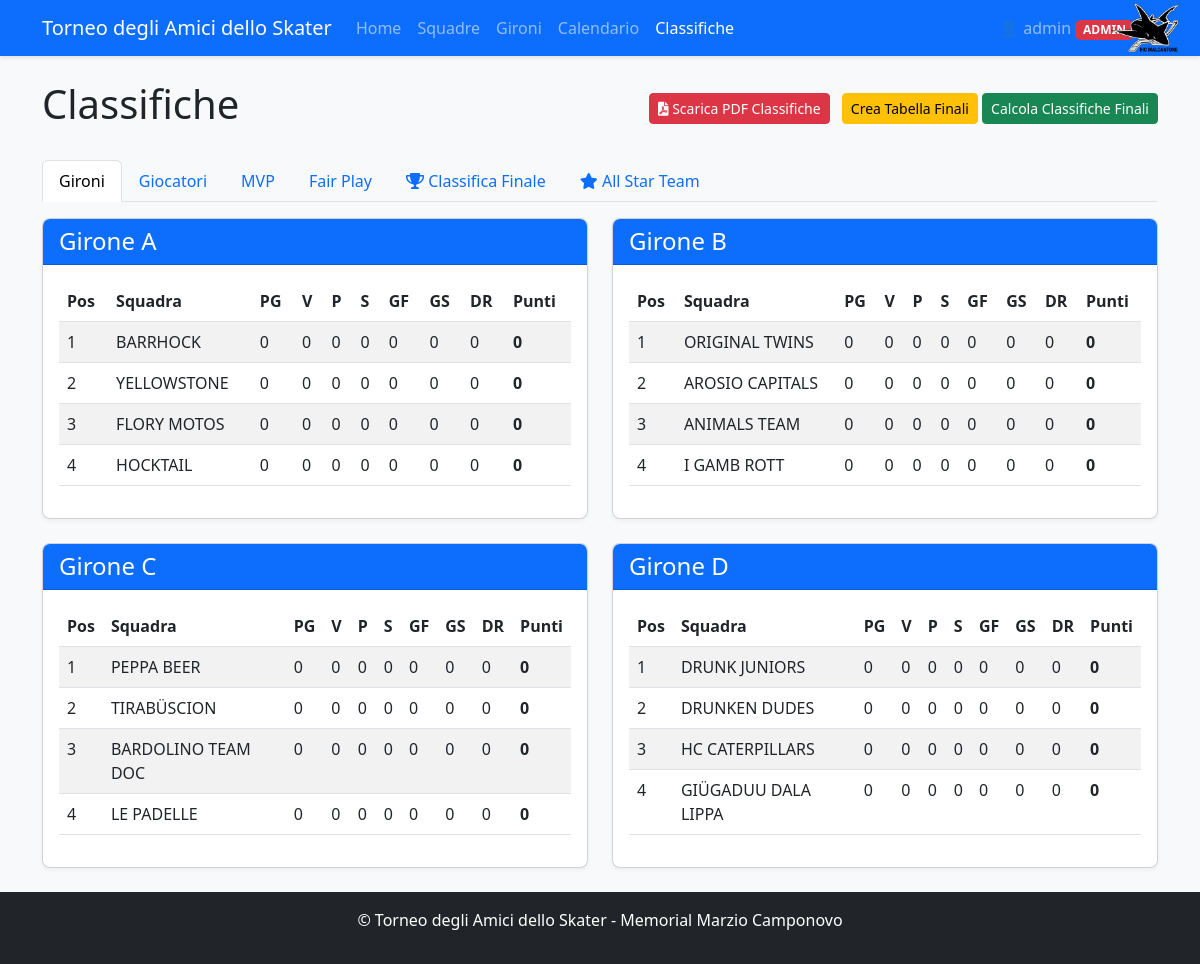
The page /standings (signed in) on the database as committed earlier.
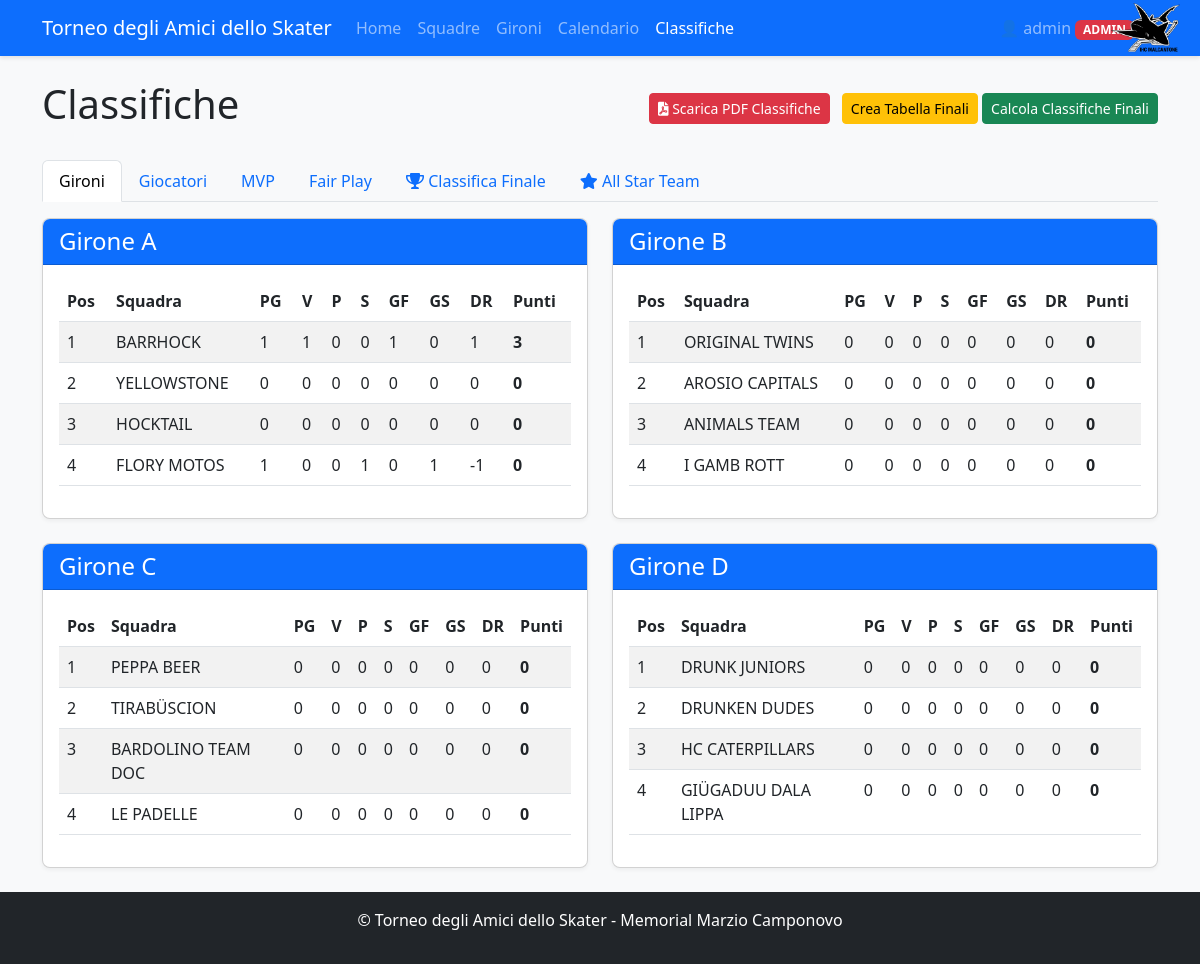
The same page on the database as committed later.
### app.py (models this page shows, shortened)
class User(UserMixin, db.Model):
    id = db.Column(db.Integer, primary_key=True)
    username = db.Column(db.String(80), unique=True, nullable=False)
    password_hash = db.Column(db.String(200), nullable=False)
    role = db.Column(db.String(20), default='user')  # 'user' o 'admin'
    created_at = db.Column(db.DateTime, default=datetime.utcnow)
    def is_admin(self):
        return self.role == 'admin'

class Team(db.Model):
    id = db.Column(db.Integer, primary_key=True)
    name = db.Column(db.String(100), nullable=False, unique=True)
    group = db.Column(db.String(1))  # A, B, C, or D
    group_order = db.Column(db.Integer, default=0)  # NUOVO CAMPO per l'ordinamento nel girone
    players = db.relationship('Player', backref='team', lazy=True)
    matches = db.relationship(
        'Match',
        primaryjoin="or_(Team.id == Match.team1_id, Team.id == Match.team2_id)",
        lazy=True,
        overlaps="team1,team2"
    )
    wins = db.Column(db.Integer, default=0)
    losses = db.Column(db.Integer, default=0)
    draws = db.Column(db.Integer, default=0)
    goals_for = db.Column(db.Integer, default=0)
    goals_against = db.Column(db.Integer, default=0)
    points = db.Column(db.Integer, default=0)
    @property
    def goal_difference(self):
        return self.goals_for - self.goals_against
    @property
    def games_played(self):
        return self.wins + self.losses + self.draws

### app.py (the view, shortened to what this page needs)
@app.route('/standings')
@login_required
def standings():
    group_standings = {}
    for group in ['A', 'B', 'C', 'D']:
        teams = Team.query.filter_by(group=group).order_by(
            Team.points.desc(),
            (Team.goals_for - Team.goals_against).desc(),
            Team.goals_for.desc(),
            Team.group_order
        ).all()
        group_standings[group] = teams
    try:
        if db.inspect(db.engine).has_table('player_match_stats'):
            from sqlalchemy import func
            top_scorers_query = db.session.query(
                Player,
                func.sum(PlayerMatchStats.goals).label('total_goals'),
                func.count(PlayerMatchStats.match_id).label('total_matches'),
                func.sum(PlayerMatchStats.assists).label('total_assists')
            ).join(PlayerMatchStats).filter(
                PlayerMatchStats.is_removed == False  # NUOVA CONDIZIONE
            ).group_by(Player.id).having(
                func.sum(PlayerMatchStats.goals) > 0
            ).order_by(
                func.sum(PlayerMatchStats.goals).desc(),        # 1° criterio: più gol
                func.count(PlayerMatchStats.match_id).asc(),    # 2° criterio: meno partite
                func.sum(PlayerMatchStats.assists).desc()       # 3° criterio: più assist
            ).limit(10)
            top_scorers = []
            for player, total_goals, total_matches, total_assists in top_scorers_query:
                player.display_goals = total_goals
                player.display_matches = total_matches
                player.display_assists_for_ranking = total_assists
                top_scorers.append(player)
            top_assists_query = db.session.query(
                Player,
                func.sum(PlayerMatchStats.assists).label('total_assists'),
                func.count(PlayerMatchStats.match_id).label('total_matches'),
                func.sum(PlayerMatchStats.goals).label('total_goals')
            ).join(PlayerMatchStats).filter(
                PlayerMatchStats.is_removed == False  # NUOVA CONDIZIONE
            ).group_by(Player.id).having(
                func.sum(PlayerMatchStats.assists) > 0
            ).order_by(
                func.sum(PlayerMatchStats.assists).desc(),      # 1° criterio: più assist
                func.count(PlayerMatchStats.match_id).asc(),    # 2° criterio: meno partite
                func.sum(PlayerMatchStats.goals).desc()         # 3° criterio: più gol
            ).limit(10)
            top_assists = []
            for player, total_assists, total_matches, total_goals in top_assists_query:
                player.display_assists = total_assists
                player.display_matches = total_matches
                player.display_goals_for_ranking = total_goals
                top_assists.append(player)
            most_penalties_query = db.session.query(
                Player,
                func.sum(PlayerMatchStats.penalties).label('total_penalties')
            ).join(PlayerMatchStats).filter(
                PlayerMatchStats.is_removed == False  # NUOVA CONDIZIONE
            ).group_by(Player.id).having(
                func.sum(PlayerMatchStats.penalties) > 0
            ).order_by(func.sum(PlayerMatchStats.penalties).desc()).limit(10)
            most_penalties = []
            for player, total_penalties in most_penalties_query:
                player.display_penalties = total_penalties
                most_penalties.append(player)
            best_player_awards = get_best_player_awards()
    except Exception as e:
        print(f"Errore nelle statistiche: {e}")
        top_scorers = []
        top_assists = []
        most_penalties = []
        best_player_awards = []
    fair_play_ranking = get_fair_play_ranking()
    has_final_rankings = False
    try:
        if db.inspect(db.engine).has_table('final_ranking'):
            has_final_rankings = FinalRanking.query.count() > 0
        else:
            print("⚠️ Tabella final_ranking non trovata")
    except Exception as e:
        print(f"❌ Errore nel controllo final_ranking: {e}")
        has_final_rankings = False
    final_rankings = FinalRanking.query.order_by(FinalRanking.final_position).all()
    selections = AllStarTeam.query.all()
    all_star_data = {
        'Tesserati': {
            'Portiere': None,
            'Difensore_1': None,
            'Difensore_2': None,
            'Attaccante_1': None,
            'Attaccante_2': None
        },
        'Non Tesserati': {
            'Portiere': None,
            'Difensore_1': None,
            'Difensore_2': None,
            'Attaccante_1': None,
            'Attaccante_2': None
        }
    }
    teams = Team.query.order_by(Team.name).all()
    return render_template('standings.html',
                          group_standings=group_standings,
                          top_scorers=top_scorers,
                          top_assists=top_assists,
                          most_penalties=most_penalties,
                          best_player_awards=best_player_awards,
                          fair_play_ranking=fair_play_ranking,
                          has_final_rankings=has_final_rankings,
                          final_rankings=final_rankings,
                          teams=teams,
                          all_star_data=all_star_data)

### templates/standings.html (shortened to what this page needs)
<!DOCTYPE html>
<html lang="it">
<head>
    <link rel="stylesheet" href="https://cdn.jsdelivr.net/npm/bootstrap@5.3.0/dist/css/bootstrap.min.css">
    <link rel="stylesheet" href="{{ url_for('static', filename='style.css') }}">
    <link rel="stylesheet" href="https://cdnjs.cloudflare.com/ajax/libs/font-awesome/6.0.0/css/all.min.css">
</head>
<body class="d-flex flex-column min-vh-100">
    <nav class="navbar navbar-expand-lg navbar-dark bg-primary">
        <div class="container">
            <a class="navbar-brand" href="{{ url_for('index') }}">Torneo degli Amici dello Skater</a>
            <div class="collapse navbar-collapse" id="navbarNav">
                <ul class="navbar-nav me-auto">
                    <li class="nav-item">
                        <a class="nav-link" href="{{ url_for('index') }}">Home</a>
                    </li>
                    <li class="nav-item">
                        <a class="nav-link" href="{{ url_for('teams') }}">Squadre</a>
                    </li>
                    <li class="nav-item">
                        <a class="nav-link" href="{{ url_for('groups') }}">Gironi</a>
                    </li>
                    <li class="nav-item">
                        <a class="nav-link" href="{{ url_for('schedule') }}">Calendario</a>
                    </li>
                    <li class="nav-item">
                        <a class="nav-link active" href="{{ url_for('standings') }}">Classifiche</a>
                    </li>
                </ul>
                <ul class="navbar-nav ms-auto">
                    {% if current_user.is_authenticated %}
                        <li class="nav-item dropdown">
                            <a class="nav-link dropdown-toggle" href="#" role="button" data-bs-toggle="dropdown">
                                👤 {{ current_user.username }}
                                {% if current_user.is_admin() %}
                                    <span class="badge bg-danger">ADMIN</span>
                                {% endif %}
                            </a>
                        </li>
                    {% endif %}
                </ul>
            </div>
            <div class="navbar-logo">
                <img src="{{ url_for('static', filename='logo.png') }}" alt="IHC Malcantone" />
            </div>
        </div>
    </nav>
    <div class="container mt-4">
        <div class="d-flex justify-content-between align-items-center">
            <h1>Classifiche</h1>
            <div>
                <a href="{{ url_for('export_standings_pdf') }}" class="btn btn-danger btn-sm me-2">
                    <i class="fas fa-file-pdf"></i> Scarica PDF Classifiche
                </a>
                <form method="post" action="{{ url_for('migrate_final_ranking') }}" class="d-inline">
                    <button type="submit" class="btn btn-warning btn-sm">Crea Tabella Finali</button>
                </form>
                {% if not has_final_rankings %}
                    <form method="post" action="{{ url_for('update_final_rankings') }}" class="d-inline">
                        <button type="submit" class="btn btn-success btn-sm">Calcola Classifiche Finali</button>
                    </form>
                {% endif %}
            </div>
        </div>
        <ul class="nav nav-tabs mt-4" id="myTab" role="tablist">
            <li class="nav-item" role="presentation">
                <button class="nav-link active" id="groups-tab" data-bs-toggle="tab" data-bs-target="#groups" type="button" role="tab">Gironi</button>
            </li>
            <li class="nav-item" role="presentation">
                <button class="nav-link" id="players-tab" data-bs-toggle="tab" data-bs-target="#players" type="button" role="tab">Giocatori</button>
            </li>
            <li class="nav-item" role="presentation">
                <button class="nav-link" id="awards-tab" data-bs-toggle="tab" data-bs-target="#awards" type="button" role="tab">MVP</button>
            </li>
            <li class="nav-item" role="presentation">
                <button class="nav-link" id="fairplay-tab" data-bs-toggle="tab" data-bs-target="#fairplay" type="button" role="tab">Fair Play</button>
            </li>
            <li class="nav-item" role="presentation">
                <button class="nav-link" id="final-tab" data-bs-toggle="tab" data-bs-target="#final" type="button" role="tab">
                    <i class="fas fa-trophy"></i> Classifica Finale
                </button>
            </li>
            <li class="nav-item" role="presentation">
                <button class="nav-link" id="allstar-tab" data-bs-toggle="tab" data-bs-target="#allstar" type="button" role="tab">
                    <i class="fas fa-star"></i> All Star Team
                </button>
            </li>
        </ul>
        <div class="tab-content mt-3" id="myTabContent">
            <div class="tab-pane fade show active" id="groups" role="tabpanel">
                <div class="row">
                    {% for group, teams in group_standings.items() %}
                        <div class="col-md-6 mb-4">
                            <div class="card">
                                <div class="card-header bg-primary text-white">
                                    <h4 class="mb-0">Girone {{ group }}</h4>
                                </div>
                                <div class="card-body">
                                    <div class="table-responsive">
                                        <table class="table table-striped">
                                            <thead>
                                                <tr>
                                                    <th>Pos</th>
                                                    <th>Squadra</th>
                                                    <th>PG</th>
                                                    <th>V</th>
                                                    <th>P</th>
                                                    <th>S</th>
                                                    <th>GF</th>
                                                    <th>GS</th>
                                                    <th>DR</th>
                                                    <th>Punti</th>
                                                </tr>
                                            </thead>
                                            <tbody>
                                                {% for team in teams %}
                                                    <tr>
                                                        <td>{{ loop.index }}</td>
                                                        <td>{{ team.name }}</td>
                                                        <td>{{ team.games_played }}</td>
                                                        <td>{{ team.wins }}</td>
                                                        <td>{{ team.draws }}</td>
                                                        <td>{{ team.losses }}</td>
                                                        <td>{{ team.goals_for }}</td>
                                                        <td>{{ team.goals_against }}</td>
                                                        <td>{{ team.goal_difference }}</td>
                                                        <td><strong>{{ team.points }}</strong></td>
                                                    </tr>
                                                {% endfor %}
                                            </tbody>
                                        </table>
                                    </div>
                                </div>
                            </div>
                        </div>
                    {% endfor %}
                </div>
            </div>
        </div>
    </div>
    <footer class="bg-dark text-white py-3 mt-auto">
        <div class="container text-center">
            <p>© Torneo degli Amici dello Skater - Memorial Marzio Camponovo</p>
        </div>
    </footer>
</body>
</html>

Rows that differ between the two databases and show on the page:
changed Team "BARRHOCK": games_played "0" → "1"; wins "0" → "1"; goals_for "0" → "1"; goal_difference "0" → "1"; points "0" → "3"
shown differently, row unchanged: Team "HOCKTAIL": moves up the list
changed Team "FLORY MOTOS": games_played "0" → "1"; losses "0" → "1"; goals_against "0" → "1"; goal_difference "0" → "-1"
